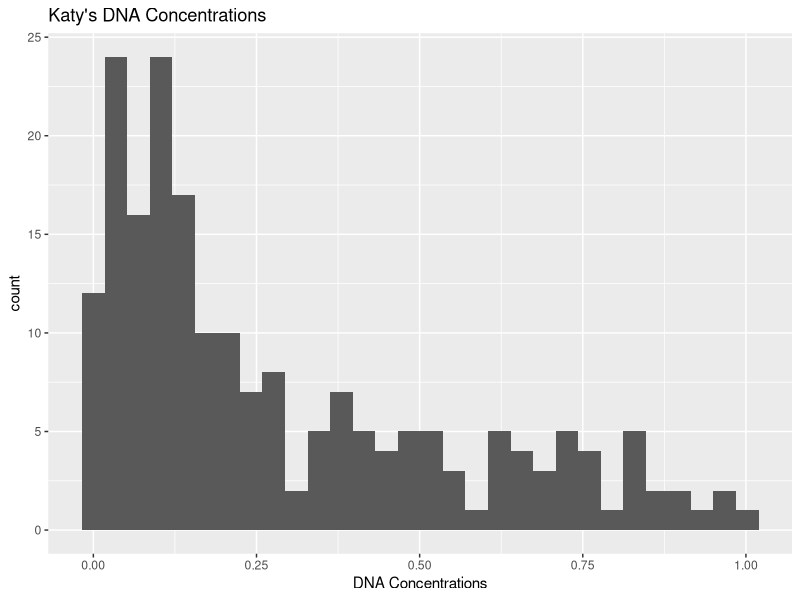
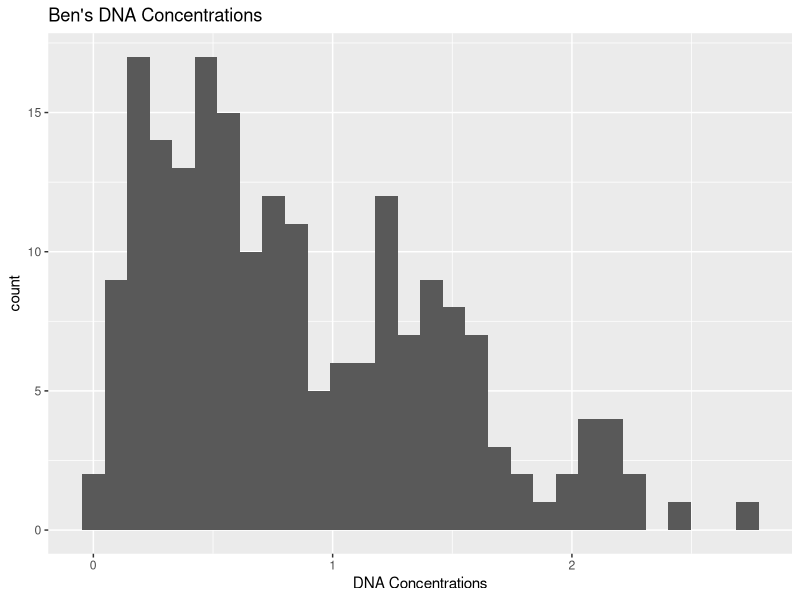
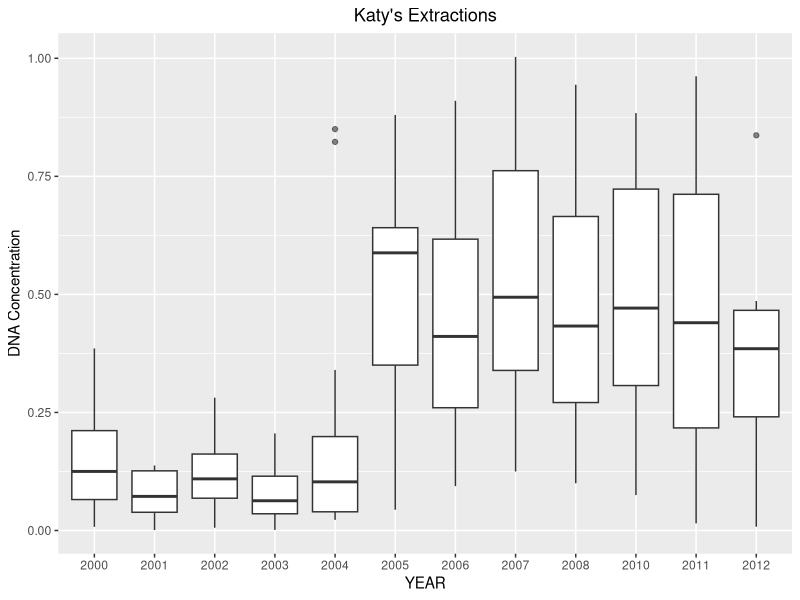
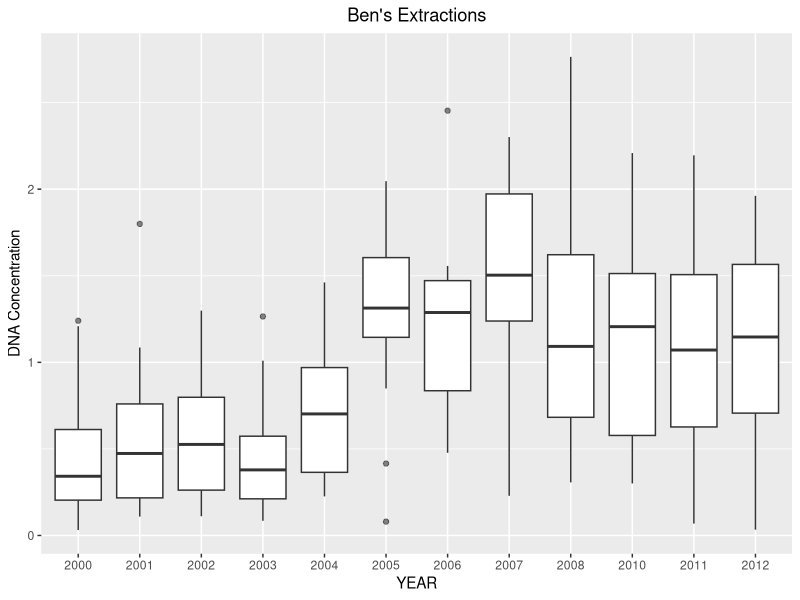
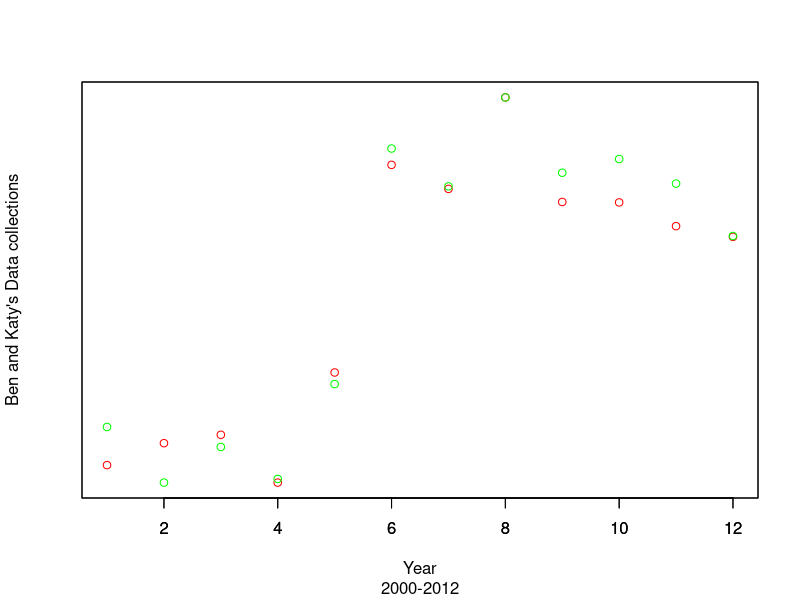
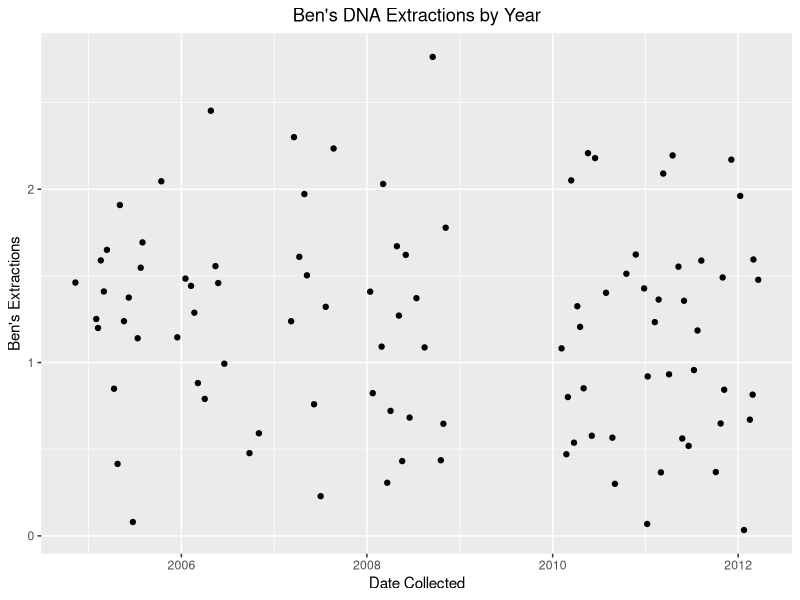
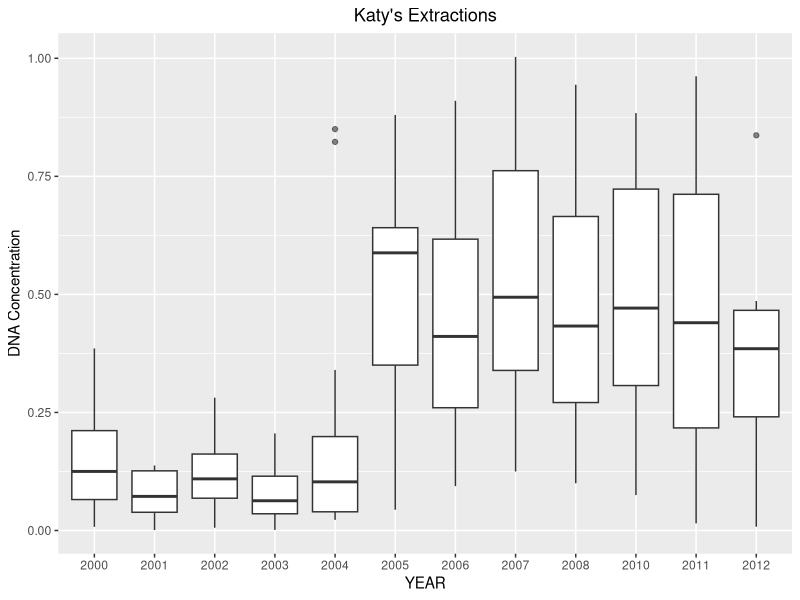
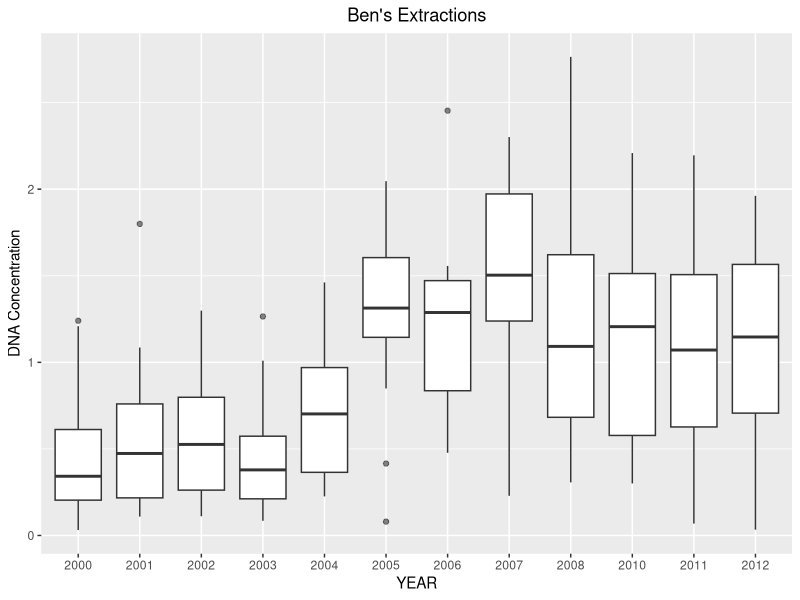

These figures' R source, in order:
library(ggplot2)
library(plyr)



DNA = read.csv("DNA_Conc_by_Extraction_Date.csv")

ggplot(DNA, aes(x=DNA$DNA_Concentration_Katy)) +
  geom_histogram() +
  labs(x="DNA Concentrations", title = "Katy's DNA Concentrations")


ggplot(DNA, aes(x=DNA$DNA_Concentration_Ben)) +
  geom_histogram() +
  labs(x="DNA Concentrations", title = "Ben's DNA Concentrations")
  
ggplot(DNA, aes(x=as.factor(DNA$Year_Collected), y=DNA$DNA_Concentration_Katy)) +
  geom_boxplot(outlier.alpha = .6) +
  labs(x="YEAR", y="DNA Concentration", title= "Katy's Extractions")+
  theme(plot.title = element_text(hjust = .5))
ggsave("EDWARDS_Plot1.jpg")

ggplot(DNA, aes(x=as.factor(DNA$Year_Collected), y=DNA$DNA_Concentration_Ben)) +
  geom_boxplot(outlier.alpha = .6) +
  labs(x="YEAR", y="DNA Concentration", title= "Ben's Extractions")+
  theme(plot.title = element_text(hjust = .5))
ggsave("EDWARDS_Plot2.jpg")

summary(DNA$DNA_Concentration_Katy)
summary(DNA$DNA_Concentration_Ben)

Katy_mean=c()
x=1
for(i in unique(DNA$Year_Collected)){
  Katy_mean[x] = mean(DNA[DNA$Year_Collected == i, "DNA_Concentration_Katy"])
  x=x+1
}

Ben_mean=c()
x1=1
for(i in unique(DNA$Year_Collected)){
  Ben_mean[x1] = mean(DNA[DNA$Year_Collected == i, "DNA_Concentration_Ben"])
  x1=x1+1
}

as.factor(Ben_mean)



plot(Ben_mean, col="red", yaxt='n', ann=FALSE) 
par(new=TRUE)
plot(Katy_mean, col="green", yaxt='n', ylab="Ben and Katy's Data collections", xlab="Year",sub="2000-2012")


downstairs <- DNA[DNA$Lab == "Downstairs",]

ggplot(downstairs, aes(x=as.POSIXct(downstairs$Date_Collected), y=downstairs$DNA_Concentration_Ben)) +
  geom_point() +
  labs(x="Date Collected", y="Ben's Extractions", title = "Ben's DNA Extractions by Year") +
  theme(plot.title = element_text(hjust = .5))
ggsave("Ben_DNA_Over_Time.jpg")


  




